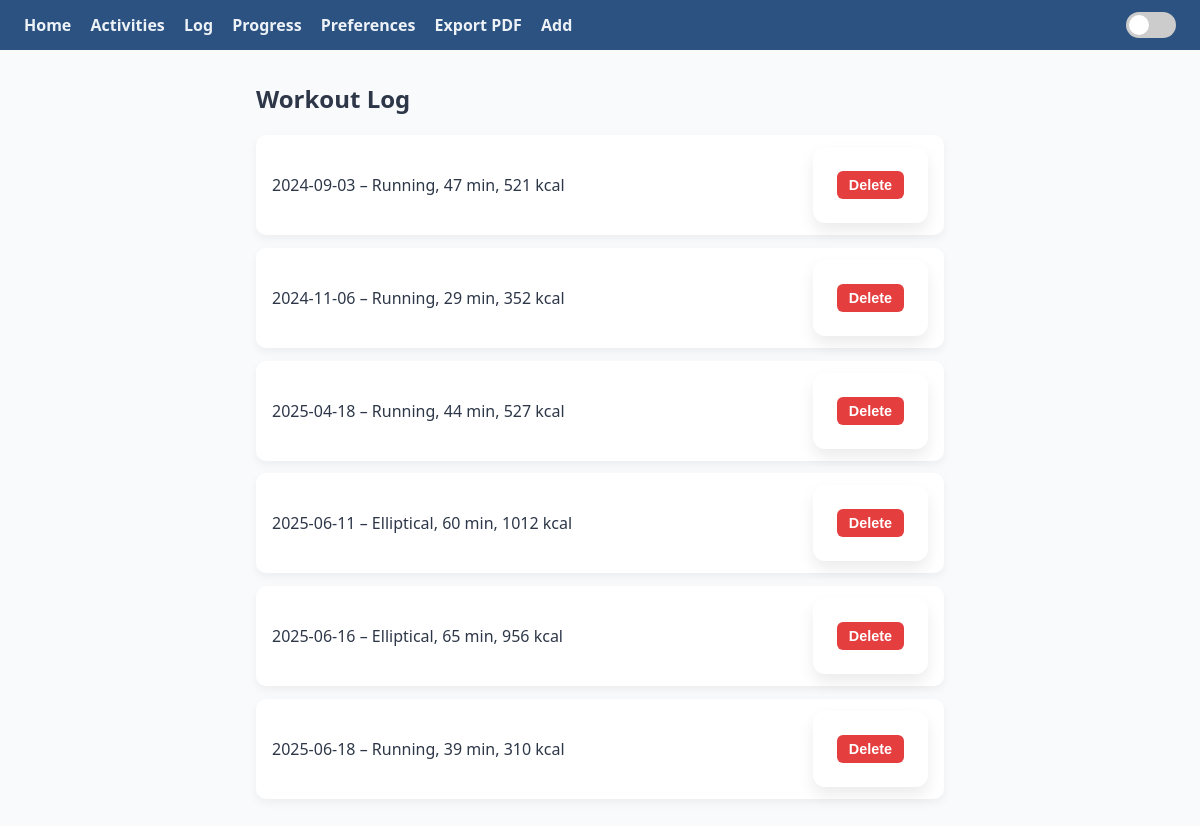
The app's page /log with its own data.
### app.py (models this page shows)
class Workout(db.Model):
    id = db.Column(db.Integer, primary_key=True)
    activity = db.Column(db.String(100), nullable=False)
    duration = db.Column(db.Integer, nullable=False)
    date = db.Column(db.String(10), nullable=False)
    calories = db.Column(db.Integer, nullable=False)

### app.py (the view)
@app.route('/log')
def log():
    workouts = Workout.query.order_by(Workout.date).all()
    return render_template('log.html', workouts=workouts)

### templates/log.html (shortened to what this page needs)
{% extends 'base.html' %}
{% block content %}
<div class="container">
  <h2>Workout Log</h2>
  {% if workouts %}
    <ul>
      {% for workout in workouts %}
      <li>
        {{ workout.date }} – {{ workout.activity }}, {{ workout.duration }} min, {{ workout.calories }} kcal
        <form method="POST" action="{{ url_for('delete_workout', workout_id=workout.id) }}" style="display:inline;" onsubmit="return confirmDelete();">
          <button type="submit" class="delete-btn">Delete</button>
        </form>
      </li>
      {% endfor %}
    </ul>
  {% else %}
    <p>No workouts logged yet.</p>
  {% endif %}
</div>
{% endblock %}

### templates/base.html (shortened to what this page needs)
<!DOCTYPE html>
<html lang="en">
<head>
    <link
      href="https://cdnjs.cloudflare.com/ajax/libs/font-awesome/6.4.0/css/all.min.css"
      rel="stylesheet"
    />
    <link rel="stylesheet" href="{{ url_for('static', filename='style.css') }}" />
</head>
<body>
<nav>
    <a href="{{ url_for('home') }}">Home</a>
    <a href="{{ url_for('activities') }}">Activities</a>
    <a href="{{ url_for('log') }}">Log</a>
    <a href="{{ url_for('progress') }}">Progress</a>
    <a href="{{ url_for('preferences') }}">Preferences</a>
    <a href="{{ url_for('export') }}">Export PDF</a>
    <a href="{{ url_for('add') }}">Add</a>
    <div class="dark-toggle">
  <label class="switch">
    <span class="slider"></span>
  </label>
</div>
</nav>
{% block content %}{% endblock %}
</body>
</html>

### static/style.css (style rules this page uses)
:root { --bg: #f8fafc; --text: #2d3748; --primary: #2c5282; --primary-hover: #2b6cb0; --accent: #bee3f8; --white: #ffffff; --danger: #e53e3e; }
* { box-sizing: border-box; }
body { background: var(--bg); color: var(--text); font-family: 'Poppins', 'Segoe UI', sans-serif; margin: 0; padding: 0; transition: all 0.3s ease-in-out; }
a { text-decoration: none; color: inherit; }
nav { background-color: var(--primary); display: flex; flex-wrap: wrap; gap: 1.2rem; padding: 12px 24px; justify-content: center; align-items: center; font-weight: 600; font-size: 1rem; position: sticky; top: 0; z-index: 1000; }
nav a { color: #edf2f7; transition: color 0.2s ease; }
.dark-toggle { margin-left: auto; }
.switch { position: relative; display: inline-block; width: 50px; height: 26px; }
.slider { position: absolute; cursor: pointer; background-color: #ccc; border-radius: 34px; top: 0; left: 0; right: 0; bottom: 0; transition: 0.4s; }
.slider::before { content: ""; position: absolute; height: 20px; width: 20px; left: 3px; bottom: 3px; background-color: white; border-radius: 50%; transition: 0.4s; }
.container { max-width: 720px; margin: 2rem auto; padding: 0 1rem; }
form { background: var(--white); padding: 1.5rem; border-radius: 12px; box-shadow: 0 8px 16px rgba(0, 0, 0, 0.08); max-width: 480px; }
ul { list-style: none; padding: 0; }
li { background: var(--white); padding: 12px 16px; border-radius: 10px; box-shadow: 0 4px 10px rgba(0, 0, 0, 0.05); margin-bottom: 0.8rem; display: flex; justify-content: space-between; align-items: center; }
.delete-btn { background-color: var(--danger); border: none; color: white; padding: 6px 12px; border-radius: 6px; cursor: pointer; font-size: 0.9rem; font-weight: 600; transition: background-color 0.3s ease; }

### records on screen
Workout: date "2024-09-03", activity "Running", duration "47", calories "521"
Workout: date "2024-11-06", activity "Running", duration "29", calories "352"
Workout: date "2025-04-18", activity "Running", duration "44", calories "527"
Workout: date "2025-06-11", activity "Elliptical", duration "60", calories "1012"
Workout: date "2025-06-16", activity "Elliptical", duration "65", calories "956"
Workout: date "2025-06-18", activity "Running", duration "39", calories "310"
